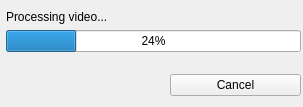
<?xml version="1.0" encoding="UTF-8"?>
<ui version="4.0">
 <class>loadingUi</class>
 <widget class="QWidget" name="loadingUi">
  <property name="geometry">
   <rect>
    <x>0</x>
    <y>0</y>
    <width>303</width>
    <height>107</height>
   </rect>
  </property>
  <property name="windowTitle">
   <string>Form</string>
  </property>
  <widget class="QWidget" name="formLayoutWidget">
   <property name="geometry">
    <rect>
     <x>0</x>
     <y>10</y>
     <width>301</width>
     <height>51</height>
    </rect>
   </property>
   <layout class="QFormLayout" name="formLayout">
    <property name="fieldGrowthPolicy">
     <enum>QFormLayout::AllNonFixedFieldsGrow</enum>
    </property>
    <item row="0" column="1">
     <widget class="QLabel" name="process_label">
      <property name="text">
       <string>Processing video...</string>
      </property>
     </widget>
    </item>
    <item row="1" column="1">
     <widget class="QProgressBar" name="progressBar">
      <property name="value">
       <number>24</number>
      </property>
     </widget>
    </item>
   </layout>
  </widget>
  <widget class="QWidget" name="verticalLayoutWidget">
   <property name="geometry">
    <rect>
     <x>170</x>
     <y>70</y>
     <width>131</width>
     <height>31</height>
    </rect>
   </property>
   <layout class="QVBoxLayout" name="verticalLayout">
    <item>
     <widget class="QPushButton" name="cancel_button">
      <property name="text">
       <string>Cancel</string>
      </property>
     </widget>
    </item>
   </layout>
  </widget>
 </widget>
 <resources/>
 <connections/>
</ui>
